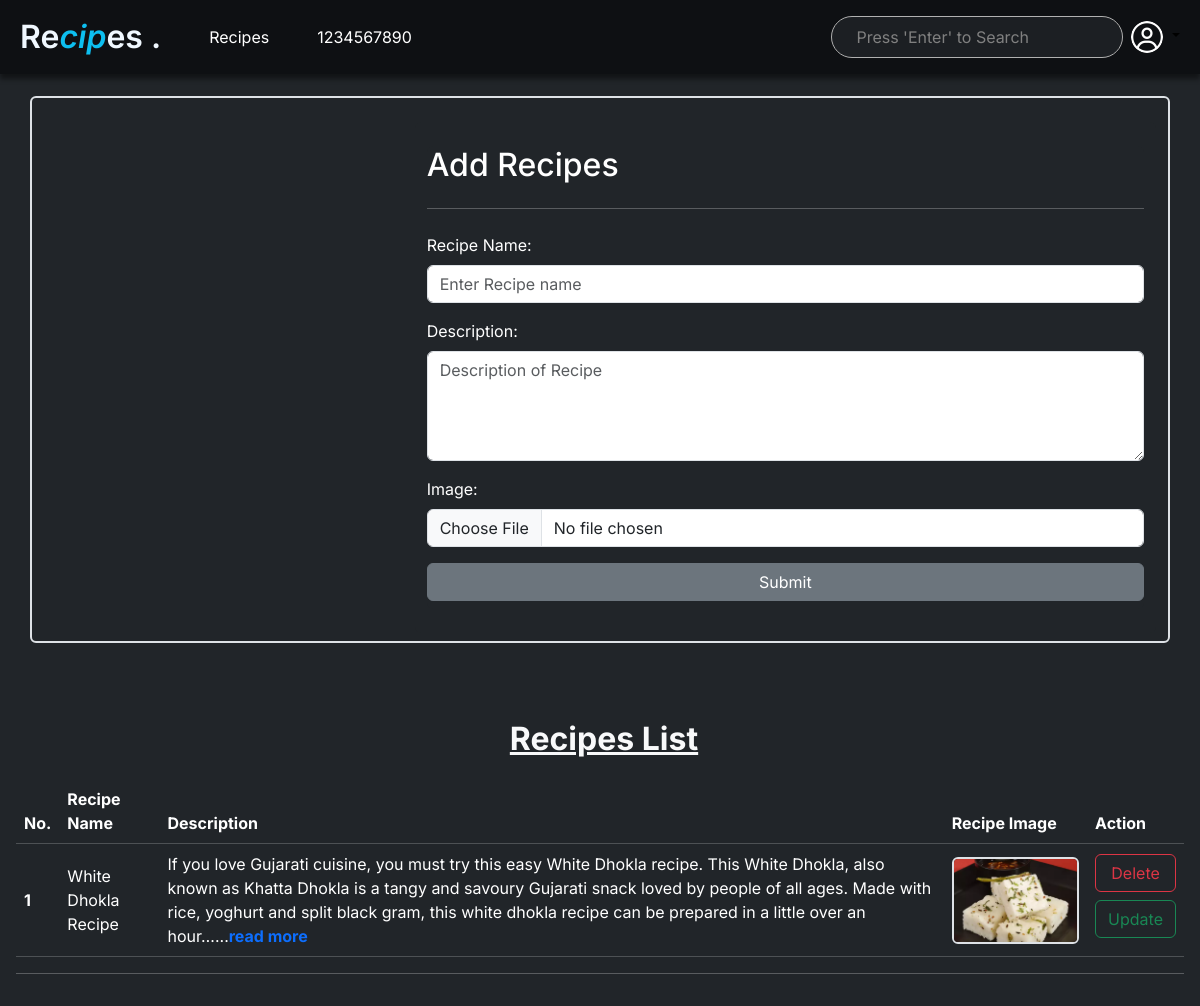
The app's page /recipes/ (signed in) with its own data.
### accounts/models.py (models this page shows, shortened)
class CustomUser(AbstractUser):
    username = None
    phone_number = models.CharField(max_length=10, unique = True)
    user_bio = models.CharField(max_length = 50)
    user_profile_img = models.ImageField(upload_to="profile")
    objects = CustomUserManager()
    USERNAME_FIELD = "phone_number"
    REQUIRED_FIELDS = []

### vege/models.py (models this page shows, shortened)
class Recipe(models.Model):
    user = models.ForeignKey(User, on_delete=models.SET_NULL, null=True, blank=True)
    recipe_name = models.CharField(max_length=150)
    recipe_description = models.CharField(max_length=1000)
    recipe_image = models.ImageField(upload_to="vege/recipe_images/")

### vege/views.py (the view, shortened to what this page needs)
# urls.py: 2. Add a URL to urlpatterns:  path('', views.home, name='home')
def home(request):
    recipeQuerySet = Recipe.objects.all()
    context = {'recipes':recipeQuerySet}
    return render(request, "vege/index.html", context)

### templates/vege/index.html (shortened to what this page needs)
{% extends "base.html" %}
{% load static %}
{% block body %}
        {% block form %}
            <div class="container-fluid text-bg-dark py-3">
                <div class="container mx-auto row border rounded border-2 pt-3">
                    <div class="card border-0 col-lg-8 col-12 text-bg-dark py-4 my-2 order-last">
                            <form action="/recipes/" method="post" enctype="multipart/form-data" class="card text-bg-dark border-0">
                                <h2>{% block formTag %}Add Recipes{% endblock formTag %}</h2>
                                <hr>
                                <div class="form-group my-2">
                                    <label for="recipe-name" class="form-label">Recipe Name:</label>
                                    <input type="text" name="recipe_name" class="form-control" id="recipe-name" placeholder="Enter Recipe name" required>
                                </div>
                                <div class="form-group my-2">
                                    <label for="recipe-description" class="form-label">Description:</label>
                                    <textarea name="recipe_des" class="form-control" id="recipe-description" rows="4" cols="50" placeholder="Description of Recipe" required></textarea>
                                </div>
                                <div class="form-group my-2">
                                    <label for="recipe-image" class="form-label">Image:</label>
                                    <input type="file" name="recipe_image" class="form-control" id="recipe-image">
                                </div>
                                <button type="submit" class="btn btn-secondary my-2">Submit</button>
                            </form>
                        </div>
                    <div class="col-lg-4 col-12">
                    </div>
                </div>
            </div>
        {% endblock form %}
    {% block recipe_table %}
        <div class="text-bg-dark p-3 pt-5">
            {% if recipes|length is 0 %}
                    <h1 class="text-center">No Recipes Found!</h1>
                    <h4 class="text-center">Please Add some!</h4>
            {% else %}
            <table class="table rounded table-hover align-middle caption-top table-dark">
                <caption class="fs-2 mb-2 ps-2 fw-bold text-light text-center"><u>Recipes List</u></caption>
                <thead class="table-dark">
                    <tr>
                        <th scope="col">No.</th>
                        <th scope="col">Recipe Name</th>
                        <th scope="col">Description</th>
                        <th scope="col">Recipe Image</th>
                        {% if request.user.is_authenticated %}
                            <th scope="col">Action</th>
                        {% endif %}
                    </tr>
                </thead>
                <tbody>
                    {% for recipe in recipes %}
                    <tr>
                        <th scope="row">{{forloop.counter}}</th>
                        <td>{{recipe.recipe_name}}</td>
                        <td>{{recipe.recipe_description|truncatechars:300}}...<a href="#" class="text-decoration-none fw-bold">read more</a></td>
                        <td class="text-end"><img src="/media/{{recipe.recipe_image}}" class="img-fluid rounded border border-2" style="width: 300px; height:auto" alt="recipe-image"></td>
                        {% if request.user.is_authenticated %}
                            <td>
                                <a href="delrecipe/{{recipe.id}}/" class="btn btn-outline-danger mx-auto d-block">Delete</a>
                                <a href="updaterecipe/{{recipe.id}}/" class="btn btn-outline-success my-2 mx-auto d-block">Update</a>
                            </td>
                        {% endif %}
                    </tr>
                    {% endfor %}
                </tbody>
            </table>
            {% endif %}
            <hr>
        </div>
    {% endblock recipe_table %}
{% endblock body %}

### templates/base.html (shortened to what this page needs)
<!doctype html>
<html lang="en">
  <head>
    {% load static %}
    <link href="https://cdn.jsdelivr.net/npm/bootstrap@5.3.2/dist/css/bootstrap.min.css" rel="stylesheet">
    <link rel="stylesheet" href="https://cdnjs.cloudflare.com/ajax/libs/font-awesome/6.5.1/css/all.min.css" />
    <link rel="stylesheet" href="{% static '/base/style.css' %}">
  </head>
  <body>
    {% block navbar %}
      <header class="py-2 bg-dark h-100">
        <nav class="navbar navbar-expand-lg px-2">
          <div class="container-fluid">
            <a class="navbar-brand" href="/">Re<i>cip</i>es .</a>
            <div class="collapse navbar-collapse" id="navbarSupportedContent">
              <ul class="navbar-nav ms-2 me-auto mb-2 mb-lg-0">
                <li class="nav-item px-3">
                  <a class="nav-link" href="/recipes">Recipes</a>
                </li>
                <li class="nav-item px-3">
                  <a class="nav-link" href="#">{{request.user.phone_number}}</a>
                </li>
              </ul>
              <form class="d-flex align-items-center" role="search" action="/search" method="get">
                  <div class="form-group me-2">
                    <input class="form-control me-2 p-2 px-4" name="query" type="search" placeholder="Press 'Enter' to Search" aria-label="Search">
                  </div>
                {% if request.user.is_authenticated %}
                    <div class="flex-shrink-0 dropdown">
                      <a href="#" class="d-block link-body-emphasis text-decoration-none dropdown-toggle" data-bs-toggle="dropdown" aria-expanded="true">
                        <img src="{% static '/images/user.png' %}" alt="mdo" width="32" height="32" class="rounded-circle" style="filter:invert(1);">
                      </a>
                    </div>
                  </div>
                {% endif %}
            </div>
        </nav>
    </header>
    {% endblock navbar %}
  {% block body %}{% endblock body %}
  </body>
</html>

### static/base/style.css (style rules this page uses)
* { margin: 0; padding: 0; box-sizing: border-box; font-family: 'Inter', sans-serif; }
body { background: #212529; }
.navbar { position: fixed; top: 0; left: 0; width: 100%; background: #0e1013; z-index: 100; backdrop-filter: blur(3px); box-shadow: 0 5px 5px rgba(0, 0, 0, 0.466); }
header { margin-bottom: 4rem; }
.navbar-brand { color: aliceblue; font-family: 'Inter', sans-serif; font-size: 2rem; font-weight: 600; transition: 0.5s; }
.navbar-brand i { color: #0dbff0; transition: 0.5s; }
.nav-item .nav-link { color: #fff; font-family: 'Inter', sans-serif; }
.navbar form input::placeholder { color: gray; }
.navbar form input { background-color: #212529bd; border-radius: 2rem; border: 1.8px solid rgb(177, 177, 177); }

### records on screen
CustomUser: user.phone_number "1234567890"
Recipe: recipe_name "White Dhokla Recipe", recipe_description "If you love Gujarati cuisine, you must try this easy White Dhokla recipe. This White Dhokla, also known as Khatta Dhokla is a tangy and savoury Gujarati snack loved by people of all ages. Made with rice, yoghurt and split black gram, this white dhokla recipe can be prepared in a little over an hour…", recipe_image (picture)
